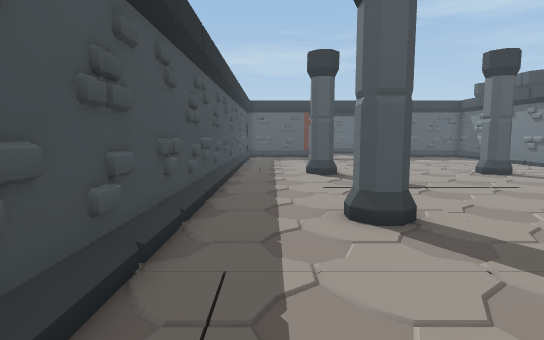
[1] (above)

17 first-person views from a walk through a scene from a Unity 3-D project. The camera is 1.5 m above the floor, tilts 6° down and sees 80° across. The floor is counted in squares, 1 m on a side. Each view is taken from the middle of a square. On the plan, view 1 faces up. The plan holds only what a view shows up to about 15 squares ahead; the rest is blank. The place goes on beyond the plan. The player character is not drawn. Some surface patterns are stand-ins.

[2]
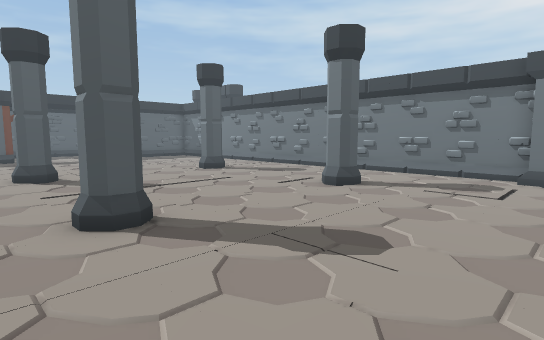

[3]
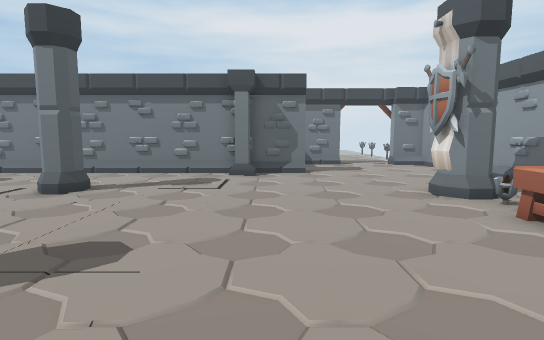

[4]
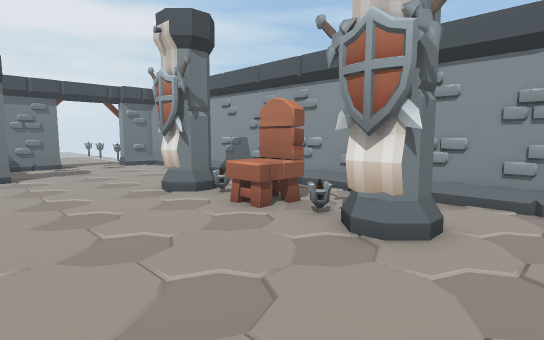

[5]
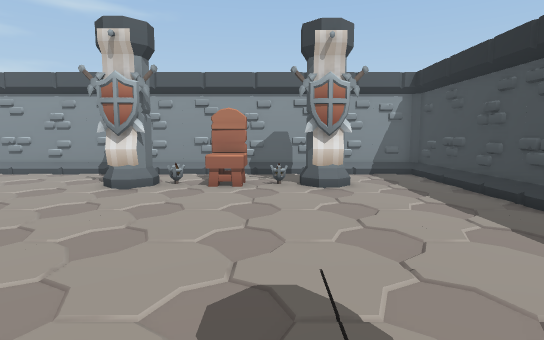

[6]
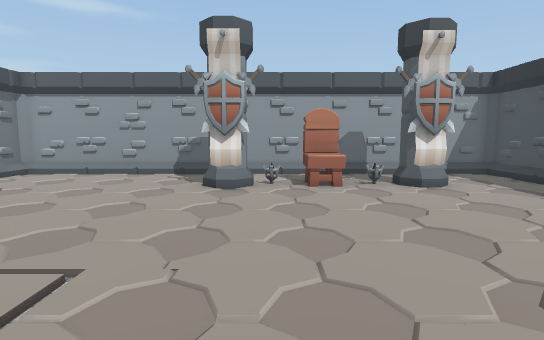

[7]
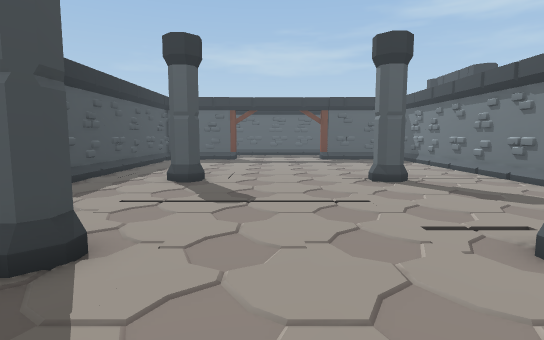

[8]
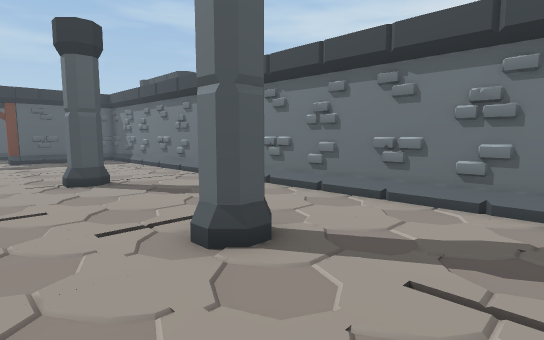

[9]
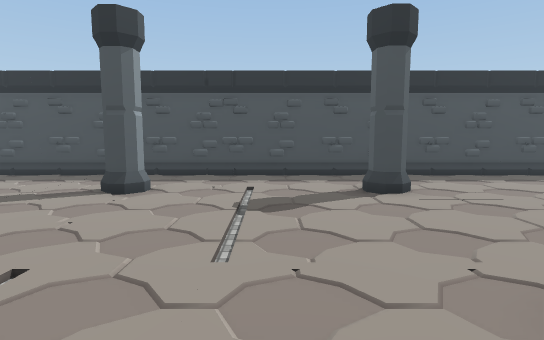

[10]
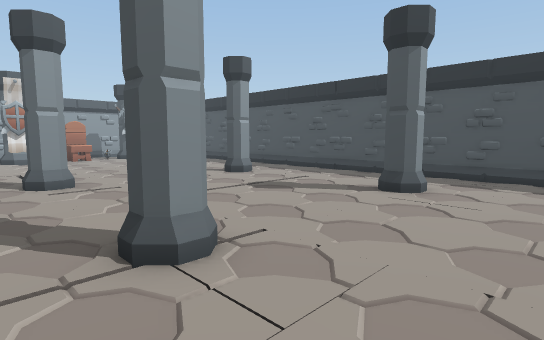

[11]
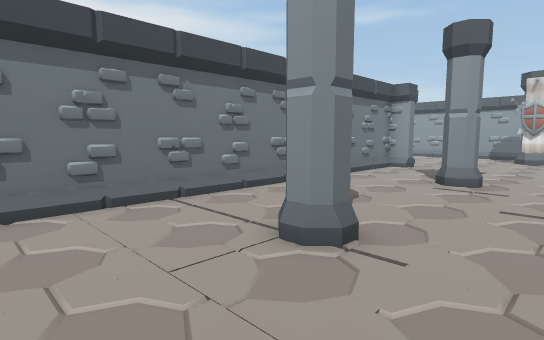

[12]
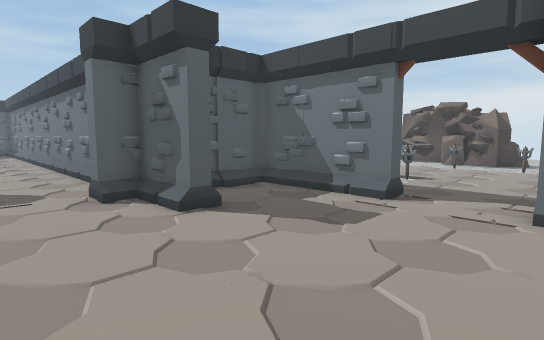

[13]
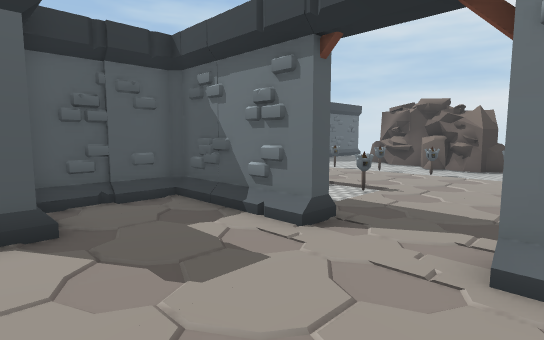

[14]
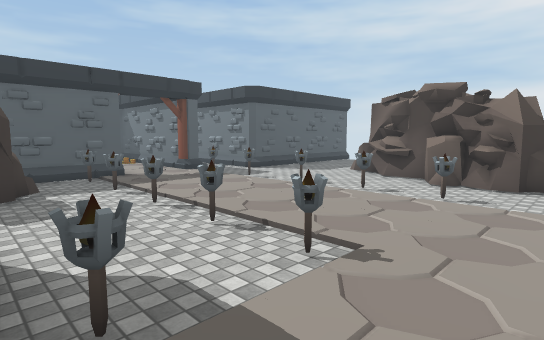

[15]
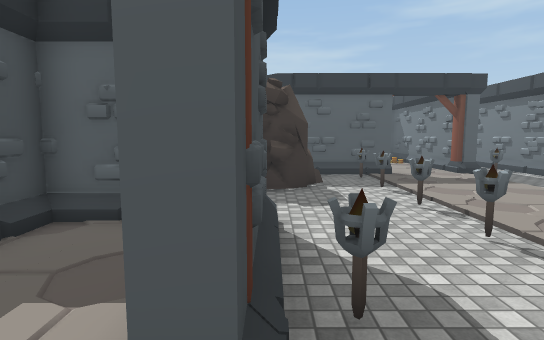

[16]
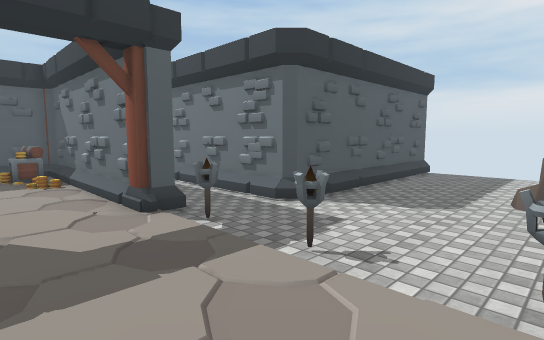

[17]
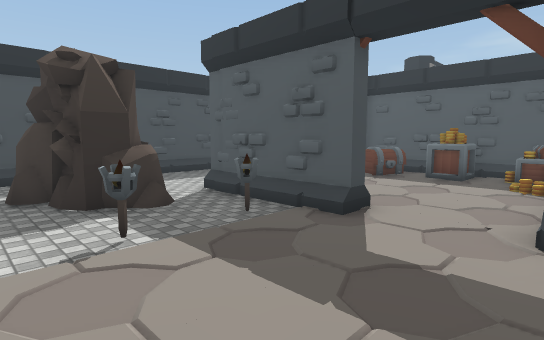

### Floor plan
Key: @ floor where view 1 was taken; # wall or solid block; x gap in a wall; . floor; O other object.
Columns run from 2 left of view 1 to 38 right of it. Each row starts with its distance up from view 1.
 17 #..............#
 16 #..............#     ########
 15 #..............#      OOOOOO#
 14 #...O..........#      O.OO..#
 13 #...O......O...#       .....#  #
 12 #..............#       .....# .#
 11 #..............##       ....# .#
 10 #..............##..     ....# .#
  9 #..............##...##  #...#..#
  8 #..............## ...####...x..#
  7 #..............#    O..O....O..##########
  6 #...O......O...#    OO..................
  5 #..........O...##  OOO.O....OO..........
  4 #..............##..O....................
  3 #..............#    .............##.  ..
  2 #..............#    ...O....OO...#
  1 #..............##### ...........##
  0 #.@............##..##..O.....O..##
 -1 #..............##..##..........###
 -2 #..................##O.O....OO.##
 -3 #..................##..O.....O.##
 -4 #...O.....OO...................##
 -5 #...OxOOOO##.................O..
 -6 #...O..OO..................
 -7 #..................#
 -8 ####################

Positions as (right, up) in squares from view 1, and headings:
1: (0, 0), facing up
2: (0, 0), facing up-right
3: (0, 0), facing right
4: (0, 0), facing down-right
5: (4, 5), facing down
6: (7, 5), facing down
7: (5, 2), facing up
8: (6, 2), facing up-right
9: (11, 10), facing left
10: (11, 17), facing down-left
11: (6, 17), facing down-right
12: (10, -7), facing up-right
13: (13, -7), facing up-right
14: (18, -5), facing up-right
15: (18, -5), facing up
16: (23, 2), facing up-right
17: (26, 3), facing up-left
